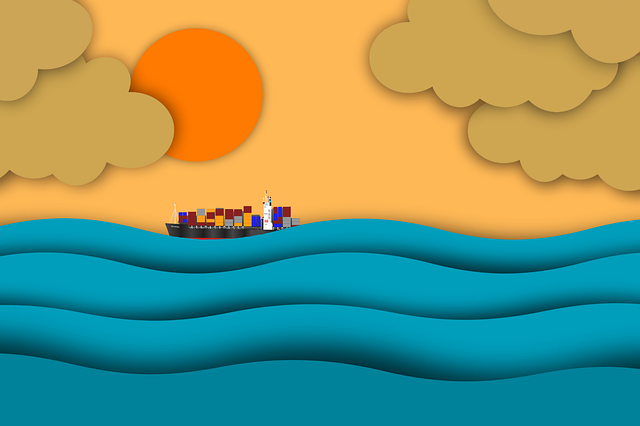
#> input picture resources/image.webp, 640 x 426 px
$ python image_rotation.py
#> lines starting #> are read from the running program, lines starting #| are printed output that depends on the picture
import cv2 as cv

image = cv.imread('resources/image.webp')
#> image is the input picture: shape (426, 640, 3); mean B, G, R 113.6, 150, 120.6

# Dividing height and width by 2 to get center of the image
height, width = image.shape[:2]
#> height = 426; width = 640

# Get the center coordinates of the image to create the 2D array
center = (width/2, height/2)
#> center = (320, 213)

# using cv.getRotationMatrix2D() to get the rotational matrix
rotate_matrix = cv.getRotationMatrix2D(center = center, angle = 45, scale = 1)

# Rotate the matrix using cv.warpAffine
rotated_image = cv.warpAffine(src=image, M=rotate_matrix, dsize=(width, height))
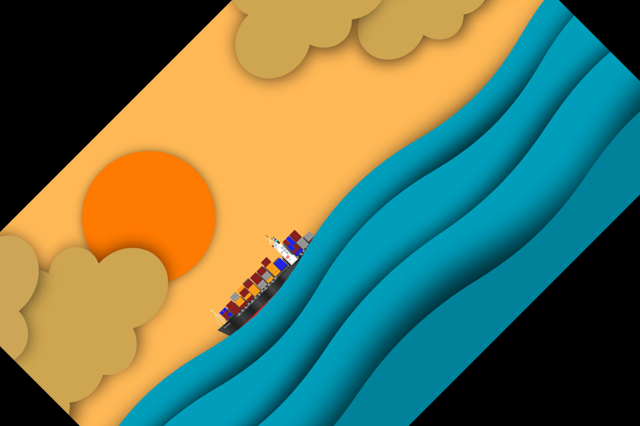
#> rotated_image: shape (426, 640, 3); mean B, G, R 87.7, 117.7, 98.1

cv.imshow("Original Image", image)
cv.imshow("Rotated Image", rotated_image)

cv.waitKey(0)
cv.destroyAllWindows()

$ run again, with resources/test.jpg saved as resources/image.webp
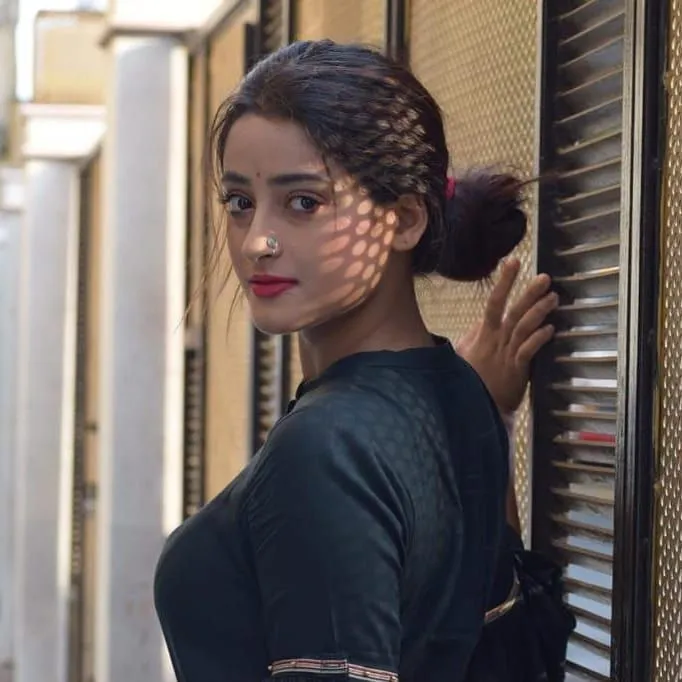
#> input picture resources/test.jpg, 682 x 682 px
#> image is the input picture: shape (682, 682, 3); mean B, G, R 97.2, 101.7, 110.9
#> `rotated_image = cv.warpAffine(src=image, M=rotate_matrix, dsize=(width..`:
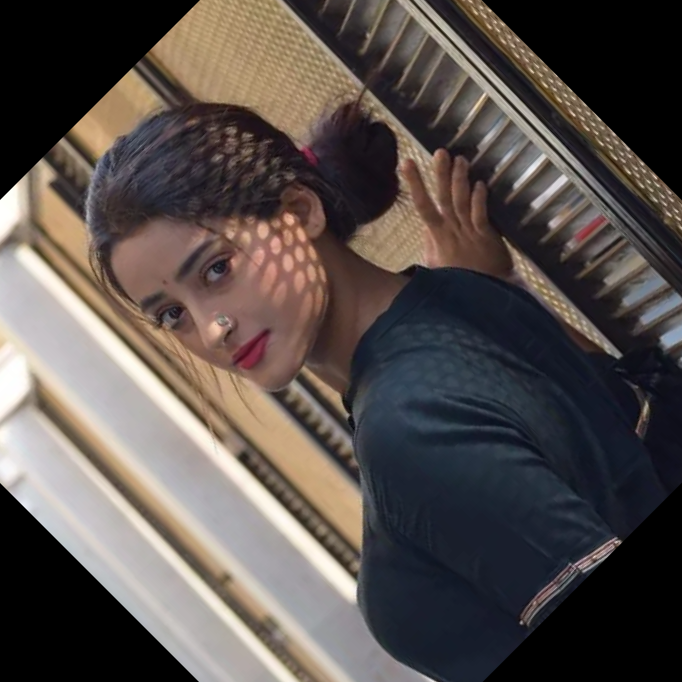
#> rotated_image: shape (682, 682, 3); mean B, G, R 76.2, 79.5, 87.5
